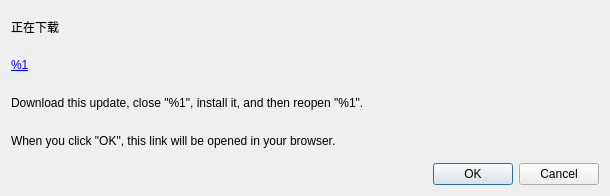
<?xml version="1.0" encoding="UTF-8"?>
<ui version="4.0">
 <class>FvUpdateConfirmDialog</class>
 <widget class="QDialog" name="FvUpdateConfirmDialog">
  <property name="geometry">
   <rect>
    <x>0</x>
    <y>0</y>
    <width>610</width>
    <height>196</height>
   </rect>
  </property>
  <property name="windowTitle">
   <string>Software Update</string>
  </property>
  <layout class="QVBoxLayout" name="verticalLayout">
   <item>
    <widget class="QLabel" name="updateFileIsLocatedLabel">
     <property name="text">
      <string>正在下载</string>
     </property>
    </widget>
   </item>
   <item>
    <widget class="QLabel" name="updateFileLinkLabel">
     <property name="text">
      <string>&lt;a href=&quot;%1&quot;&gt;%1&lt;/a&gt;</string>
     </property>
     <property name="openExternalLinks">
      <bool>true</bool>
     </property>
     <property name="textInteractionFlags">
      <set>Qt::TextBrowserInteraction</set>
     </property>
    </widget>
   </item>
   <item>
    <widget class="QLabel" name="downloadThisUpdateLabel">
     <property name="text">
      <string>Download this update, close &quot;%1&quot;, install it, and then reopen &quot;%1&quot;.</string>
     </property>
    </widget>
   </item>
   <item>
    <widget class="QLabel" name="whenYouClickOkLabel">
     <property name="text">
      <string>When you click &quot;OK&quot;, this link will be opened in your browser.</string>
     </property>
    </widget>
   </item>
   <item>
    <widget class="QDialogButtonBox" name="confirmButtonBox">
     <property name="orientation">
      <enum>Qt::Horizontal</enum>
     </property>
     <property name="standardButtons">
      <set>QDialogButtonBox::Cancel|QDialogButtonBox::Ok</set>
     </property>
    </widget>
   </item>
  </layout>
 </widget>
 <resources/>
 <connections/>
</ui>
